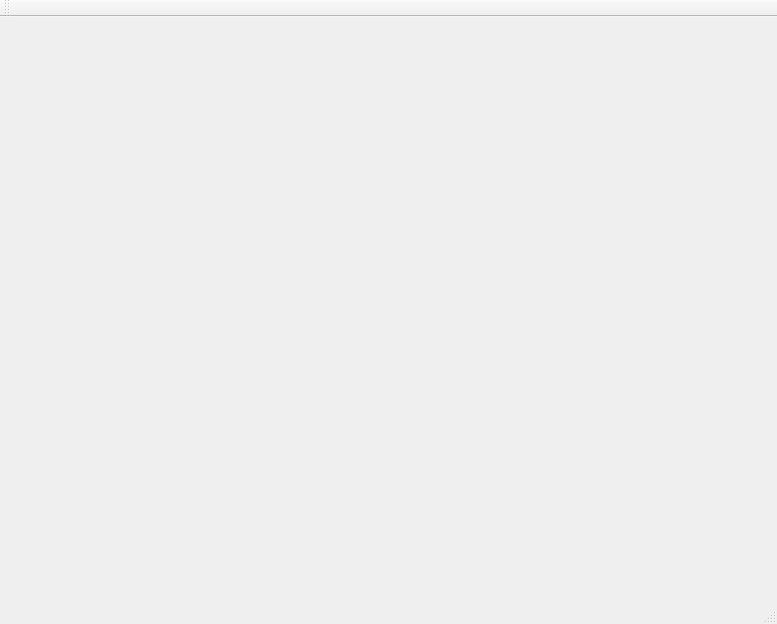
<?xml version="1.0" encoding="UTF-8"?>
<ui version="4.0">
 <class>NoMenuWnd</class>
 <widget class="QMainWindow" name="NoMenuWnd">
  <property name="geometry">
   <rect>
    <x>0</x>
    <y>0</y>
    <width>777</width>
    <height>624</height>
   </rect>
  </property>
  <property name="windowTitle">
   <string>NoMenuWnd</string>
  </property>
  <widget class="QWidget" name="centralWidget">
   <layout class="QHBoxLayout" name="horizontalLayout">
    <item>
     <widget class="QStackedWidget" name="stackedWidget">
      <widget class="BeginWgt" name="beginPage"/>
      <widget class="SetRobotWgt" name="setRobotPage"/>
      <widget class="QWidget" name="page_3"/>
     </widget>
    </item>
   </layout>
  </widget>
  <widget class="QMenuBar" name="menuBar">
   <property name="geometry">
    <rect>
     <x>0</x>
     <y>0</y>
     <width>777</width>
     <height>23</height>
    </rect>
   </property>
  </widget>
  <widget class="QToolBar" name="mainToolBar">
   <property name="windowTitle">
    <string>TripleSpace</string>
   </property>
   <attribute name="toolBarArea">
    <enum>TopToolBarArea</enum>
   </attribute>
   <attribute name="toolBarBreak">
    <bool>false</bool>
   </attribute>
  </widget>
  <widget class="QStatusBar" name="statusBar"/>
 </widget>
 <layoutdefault spacing="6" margin="11"/>
 <customwidgets>
  <customwidget>
   <class>SetRobotWgt</class>
   <extends>QWidget</extends>
   <header location="global">setrobotwgt.h</header>
   <container>1</container>
  </customwidget>
  <customwidget>
   <class>BeginWgt</class>
   <extends>QWidget</extends>
   <header location="global">beginwgt.h</header>
   <container>1</container>
  </customwidget>
 </customwidgets>
 <resources/>
 <connections/>
</ui>
